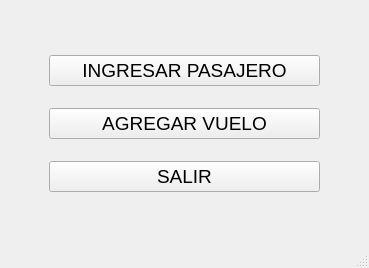
<?xml version="1.0" encoding="UTF-8"?>
<ui version="4.0">
 <class>MainWindow</class>
 <widget class="QMainWindow" name="MainWindow">
  <property name="geometry">
   <rect>
    <x>0</x>
    <y>0</y>
    <width>369</width>
    <height>268</height>
   </rect>
  </property>
  <property name="windowTitle">
   <string>MainWindow</string>
  </property>
  <widget class="QWidget" name="centralwidget">
   <widget class="QWidget" name="verticalLayoutWidget">
    <property name="geometry">
     <rect>
      <x>49</x>
      <y>39</y>
      <width>271</width>
      <height>171</height>
     </rect>
    </property>
    <layout class="QVBoxLayout" name="verticalLayout">
     <item>
      <widget class="QPushButton" name="boton_ingresar">
       <property name="font">
        <font>
         <pointsize>14</pointsize>
         <weight>50</weight>
         <bold>false</bold>
        </font>
       </property>
       <property name="text">
        <string>INGRESAR PASAJERO</string>
       </property>
      </widget>
     </item>
     <item>
      <widget class="QPushButton" name="boton_agregar">
       <property name="font">
        <font>
         <pointsize>14</pointsize>
         <weight>50</weight>
         <bold>false</bold>
        </font>
       </property>
       <property name="text">
        <string>AGREGAR VUELO</string>
       </property>
      </widget>
     </item>
     <item>
      <widget class="QPushButton" name="boton_salir">
       <property name="font">
        <font>
         <pointsize>14</pointsize>
         <weight>50</weight>
         <bold>false</bold>
        </font>
       </property>
       <property name="text">
        <string>SALIR</string>
       </property>
      </widget>
     </item>
    </layout>
   </widget>
  </widget>
  <widget class="QMenuBar" name="menubar">
   <property name="geometry">
    <rect>
     <x>0</x>
     <y>0</y>
     <width>369</width>
     <height>21</height>
    </rect>
   </property>
  </widget>
  <widget class="QStatusBar" name="statusbar"/>
 </widget>
 <resources/>
 <connections/>
</ui>
